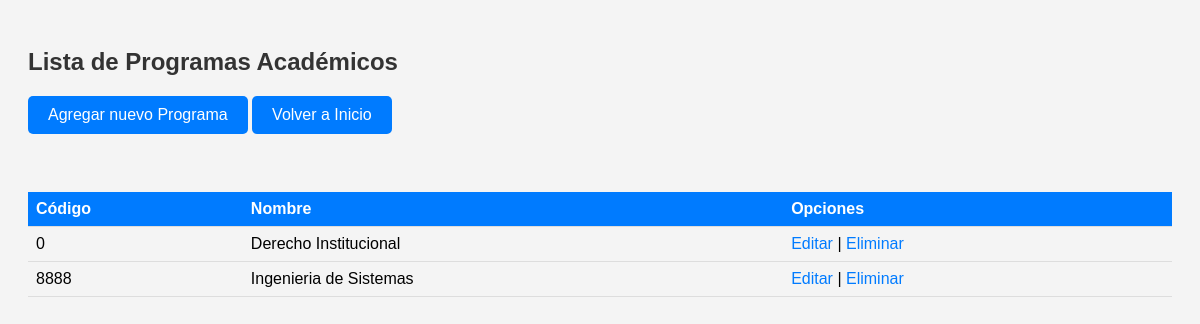
Page /programas_academicos/index.php on the committed database.
### tables this page shows
CREATE TABLE `programas` (
  `codigo_pro` int(11) NOT NULL,
  `nombre_pro` varchar(80) DEFAULT NULL
);

### programas_academicos/index.php (the view, shortened to what this page needs)
<!DOCTYPE html>
<html lang="en">
<head>
    <link rel="stylesheet" href="styles.css">
</head>
<link rel="stylesheet" href="index.css">
<body>
    <h2>Lista de Programas Académicos</h2>
    <button onclick="window.location.href='crear.php';" class="back-to-top">Agregar nuevo Programa</button>
    <button onclick="window.location.href='../admin.php';" class="back-to-top">Volver a Inicio</button>
    <br><br>
    <table>
        <tr>
            <th>Código</th>
            <th>Nombre</th>
            <th>Opciones</th>
        </tr>
        <?php
            include("../conexion.php");
            $sql = "SELECT * FROM programas";
            $result = $conn->query($sql);
            if ($result->num_rows > 0) {
                while($row = $result->fetch_assoc()) {
                    echo "<tr>";
                    echo "<td>".$row['codigo_pro']."</td>";
                    echo "<td>".$row['nombre_pro']."</td>";
                    echo "<td><a href='actualizar.php?codigo_pro=".$row['codigo_pro']."'>Editar</a> | <a href='eliminar.php?codigo_pro=".$row['codigo_pro']."'>Eliminar</a></td>";
                    echo "</tr>";
                }
            } else {
                echo "<tr><td colspan='3'>No se encontraron programas académicos</td></tr>";
            }
        ?>
    </table>
</body>
</html>

### programas_academicos/index.css (style rules this page uses)
body { font-family: Arial, sans-serif; background-color: #f4f4f4; padding: 20px; }
h2 { color: #333; }
a { text-decoration: none; color: #007bff; }
table { width: 100%; border-collapse: collapse; margin-top: 20px; }
th, td { padding: 8px; text-align: left; border-bottom: 1px solid #ddd; }
th { background-color: #007bff; color: white; }
.back-to-top { background-color: #007bff; color: white; padding: 10px 20px; border: none; border-radius: 5px; cursor: pointer; font-size: 16px; margin-bottom: 20px; }

### programas_academicos/index.php (style rules this page uses)
table { border-collapse: collapse; width: 100%; }
th, td { padding: 10px; text-align: left; border-bottom: 1px solid #ddd; }
th { background-color: #f2f2f2; }

### rows in the picture
programas: codigo_pro "0", nombre_pro "Derecho Institucional"
programas: codigo_pro "8888", nombre_pro "Ingenieria de Sistemas"
